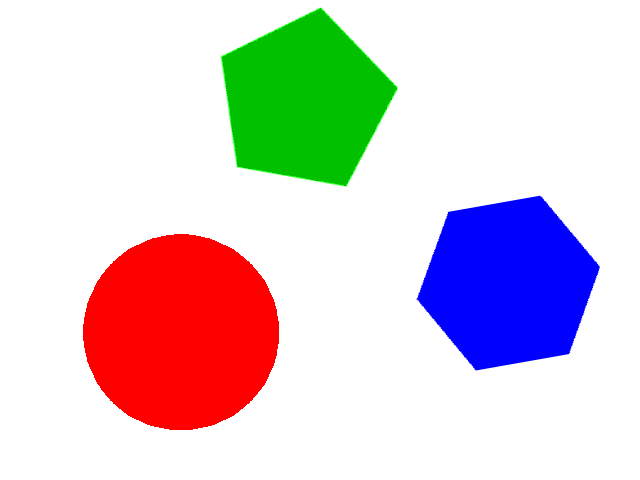
#> input picture py_work/origin.png, 640 x 480 px
$ python get_rgb.py
#> lines starting #> are read from the running program, lines starting #| are printed output that depends on the picture; after the words box and inside, x2 and y2 are one past the last pixel; in counts of white or black regions, pixels touching at a corner belong together
import cv2
import numpy as np
import time
#def main(args=None):


while(1):
    src = cv2.imread("origin.png", cv2.IMREAD_COLOR)     #  read camera frame
#> src is the input picture: shape (480, 640, 3); mean B, G, R 212.3, 207, 218.6


    hsv = cv2.cvtColor(src, cv2.COLOR_BGR2HSV)    # Convert from BGR to HSV
#> hsv: shape (480, 640, 3); mean H, S, V 13.2, 61.5, 250.7

    # define range of blue color in HSV
    lower_blue = np.array([100,100,120])          # range of blue
    upper_blue = np.array([150,255,255])

    lower_green = np.array([50, 150, 50])        # range of green
    upper_green = np.array([80, 255, 255])

    lower_red = np.array([0, 50, 50])        # range of red
    upper_red = np.array([30, 255, 255])

    # Threshold the HSV image to get only blue colors
    mask = cv2.inRange(hsv, lower_blue, upper_blue)     # color range of blue
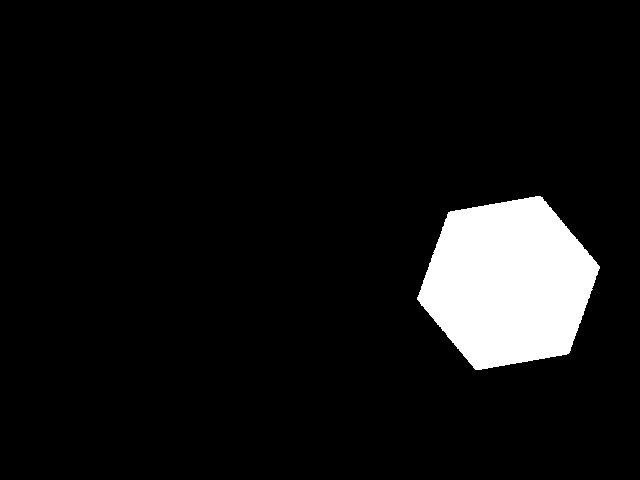
#> mask: shape (480, 640); 7.4% white; 1 white region, box (x1, y1, x2, y2) and area: (417, 196, 600, 370) 22601
    mask1 = cv2.inRange(hsv, lower_green, upper_green)  # color range of green
#> mask1: shape (480, 640); 6.9% white; 1 white region, box (x1, y1, x2, y2) and area: (221, 8, 397, 186) 21291
    mask2 = cv2.inRange(hsv, lower_red, upper_red)      # color range of red
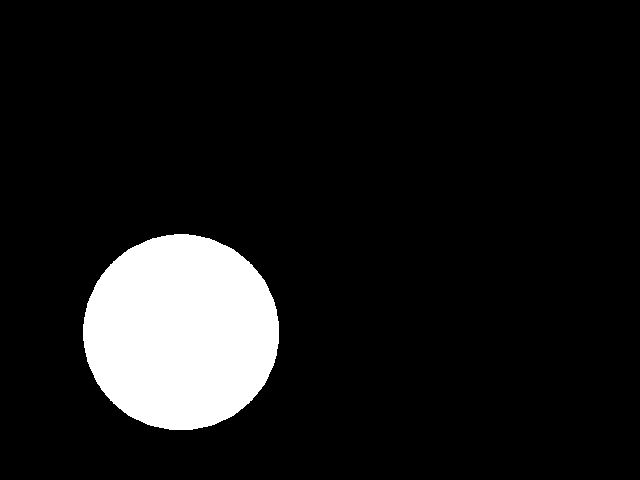
#> mask2: shape (480, 640); 9.8% white; 1 white region, box (x1, y1, x2, y2) and area: (83, 234, 279, 430) 30139

    # Bitwise-AND mask and original image
    res = cv2.bitwise_and(src, src, mask=mask)      # apply blue mask
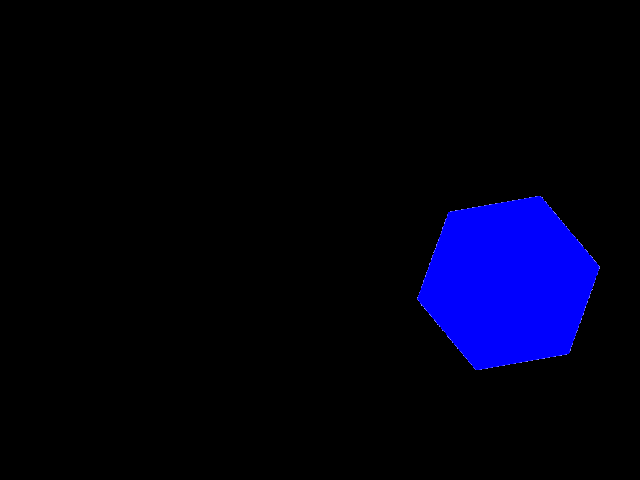
#> res: shape (480, 640, 3); mean B, G, R 18.8, 0.1, 0.1
    res1 = cv2.bitwise_and(src, src, mask=mask1)    # apply green mask
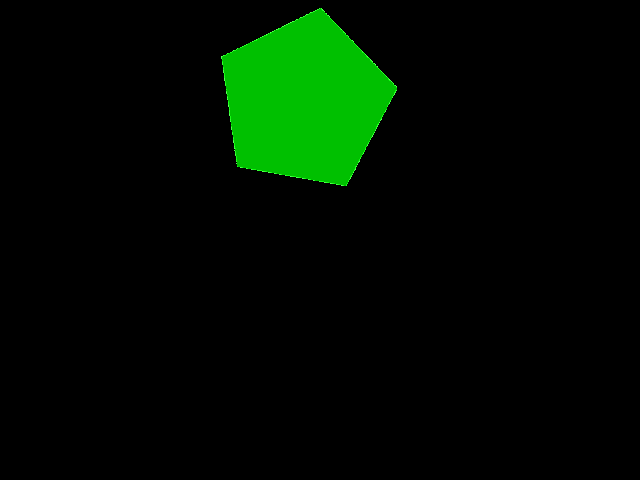
#> res1: shape (480, 640, 3); mean B, G, R 0.1, 13.4, 0.1
    res2 = cv2.bitwise_and(src, src, mask=mask2)    # apply red mask
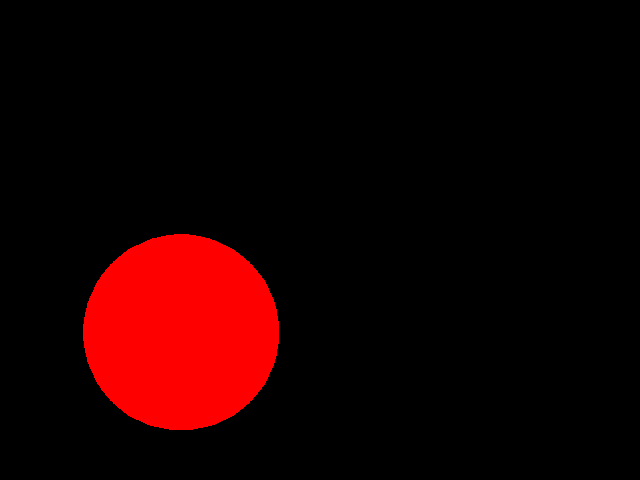
#> res2: shape (480, 640, 3); mean B, G, R 0, 0, 25

    gray = cv2.cvtColor(res, cv2.COLOR_BGR2GRAY)
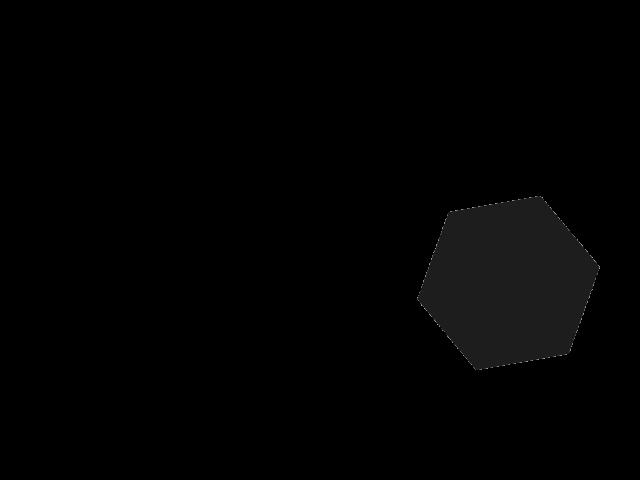
#> gray: shape (480, 640); min 0, max 166, mean 2.2
    _, bin = cv2.threshold(gray, 30, 255, cv2.THRESH_BINARY)
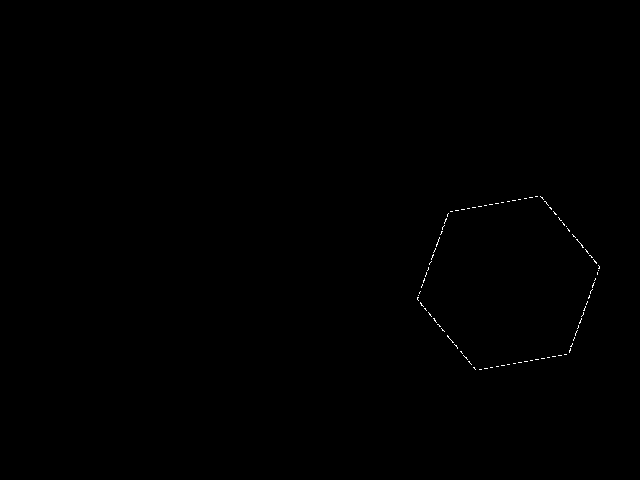
#> bin: shape (480, 640); 0.13% white in thin lines or dots, all inside (x1, y1, x2, y2) = (417, 196, 600, 370)

    contours, _ = cv2.findContours(bin, cv2.RETR_EXTERNAL, cv2.CHAIN_APPROX_SIMPLE)
#> contours = 88 contours, all with area under 20

    largest_contour = None
    largest_area = 0

    COLOR = (0, 255, 0)
    for cnt in contours:                # find largest blue object
        area = cv2.contourArea(cnt)
        if area > largest_area:
            largest_area = area
            largest_contour = cnt
#> this loop made 88 passes
#> (area, largest_area, largest_contour) on pass 4: (0.5, 0.5, [[473, 367], [475, 369], [474, 368], [474, 367]])
#> (area, largest_area) on passes 21, 25, 53: (1, 1), (1.5, 1.5), (2, 2)
#> after the loop, largest_area = 2; largest_contour = [[593, 259], [594, 260], [594, 261], [596, 263], [596, 262]]

     # draw bounding box with green line
    if largest_contour is not None:
        #area = cv2.contourArea(cnt)
        if largest_area > 500:  # draw only larger than 500
            x, y, width, height = cv2.boundingRect(largest_contour)
            cv2.rectangle(src, (x, y), (x + width, y + height), COLOR, 2)
            center_x = x + width//2
            center_y = y + height//2
            #print("center: ( %s, %s )"%(center_x, center_y))
    cv2.imshow("VideoFrame",src)       # show original frame
    cv2.imshow('blue', res)           # show applied blue mask
    cv2.imwrite("blue.png", res)
    cv2.imshow('Green', res1)          # show appliedgreen mask
    cv2.imwrite("green.png", res1)
    cv2.imshow('red', res2)          # show applied red mask
    cv2.imwrite("red.png", res2)

    k = cv2.waitKey(5) & 0xFF
#> (key Esc is pressed here)

    if k == 27:
        break


#capture.release()
cv2.destroyAllWindows()
